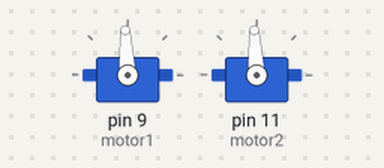
Recording of a sketch running on a simulated Arduino Uno, built with avr-gcc and run on an emulated ATmega328P. Parts: 2 × servo.

Above: at 0.1 s.
At 1.1 s:
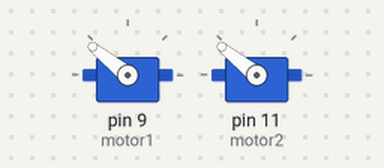
Timing chart, 0 to 2.6 s (numbered marks = the images above):
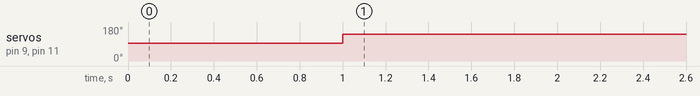

The sketch:

RC_Independent_2Motors.ino
```cpp
//independent
#include <Servo.h>

Servo motor1;
Servo motor2;

void setup() {
  // Attach RC signals to pins
  motor1.attach(9);   // Pin 9 → S1 (Motor 1)
  motor2.attach(11);  // Pin 10 → S2 (Motor 2)

  // Initialize both motors stopped (1500µs pulse = neutral)
  motor1.writeMicroseconds(1500);
  motor2.writeMicroseconds(1500);
  delay(1000);
}

void loop() {
  // Motor 1 forward (forward/backward)
  motor1.writeMicroseconds(2000);
  // Motor 2 forward (left/right)
  motor2.writeMicroseconds(2000);
  delay(2000);
}
```

Measured:
- by itself, servo on pin 9 (motor1), servo on pin 11 (motor2): 93° → 141° at 1.0 s
